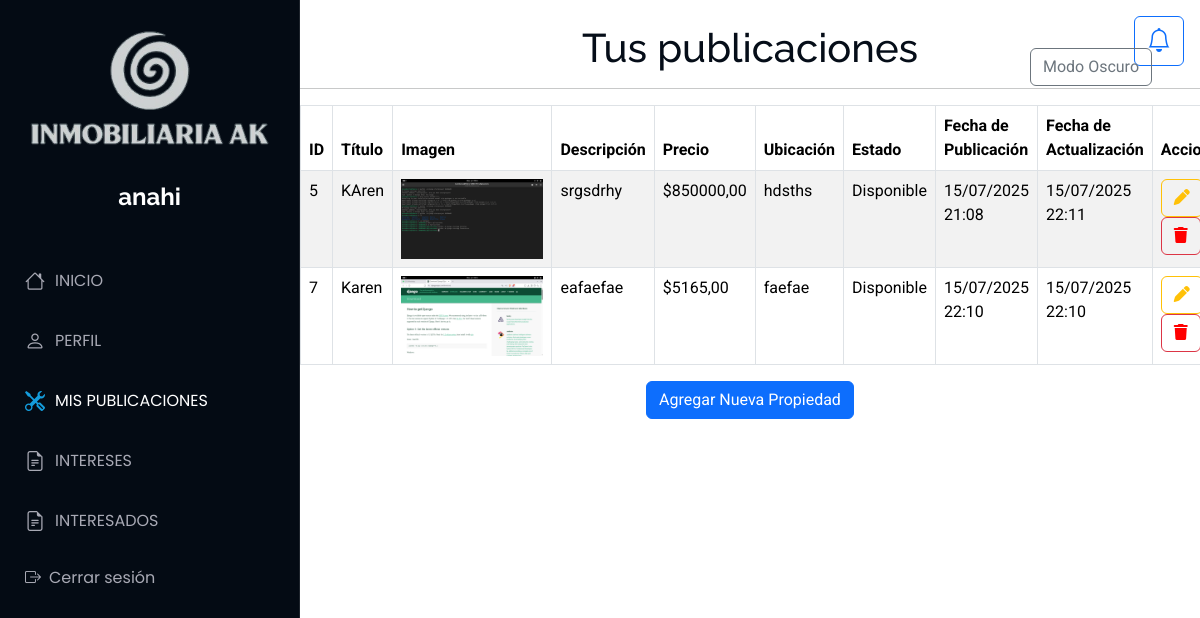
The page /Publicaciones/iniciopu (signed in) on the database as committed earlier.
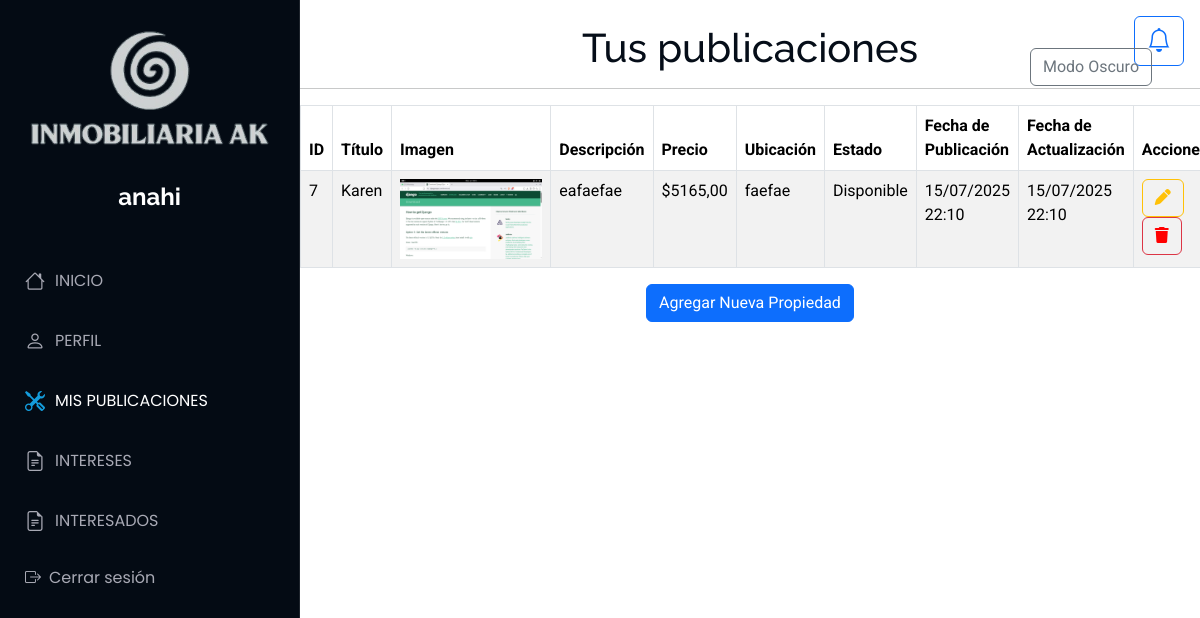
The same page on the database as committed later.
### Aplicaciones/Publicaciones/models.py (models this page shows)
class Propiedad(models.Model):
    id_propiedad = models.AutoField(primary_key=True)
    titulo = models.CharField(max_length=200)
    imagen = models.FileField(upload_to='propiedades/')
    descripcion = models.TextField()
    precio = models.DecimalField(max_digits=12, decimal_places=2)
    ubicacion=models.CharField(max_length=200,null=True,blank=True)
    usuario = models.ForeignKey(Usuario, on_delete=models.CASCADE)
    latitud = models.DecimalField(max_digits=9, decimal_places=7)
    longitud = models.DecimalField(max_digits=10, decimal_places=7)
    estado = models.CharField(max_length=50)
    fecha_publicacion = models.DateTimeField(auto_now_add=True)
    fecha_actualizacion = models.DateTimeField(auto_now=True,null=True,blank=True)

### Aplicaciones/Publicaciones/views.py (the view)
# urls.py: path('iniciopu',views.inicio,name='iniciopu'),
def inicio(request):
    usuario_actual = Usuario.objects.get(id=request.session['usuario_id'])
    listado_propiedades = Propiedad.objects.filter(usuario=usuario_actual)
    return render(request, "iniciopu.html", {'propiedades': listado_propiedades})

### Aplicaciones/Publicaciones/templates/iniciopu.html (shortened to what this page needs)
{% extends 'plantilla.html' %}
{% load static %}
{% block body %}
<main>
    <br>
<h1 class="text-center">Tus publicaciones</h1>
<hr>
<table class="table table-bordered table-striped table-hover">
    <thead>
        <tr>
            <th>ID</th>
            <th>Título</th>
            <th>Imagen</th>
            <th>Descripción</th>
            <th>Precio</th>
            <th>Ubicación</th>
            <th>Estado</th>
            <th>Fecha de Publicación</th>
            <th>Fecha de Actualización</th>
            <th>Acciones</th>
        </tr>
    </thead>
    <tbody>
        {% for propiedad in propiedades %}
        <tr>
            <td>{{propiedad.id_propiedad}}</td>
            <td>{{ propiedad.titulo }}</td>
            <td>
                {% if propiedad.imagen %}
                    <img src="{{propiedad.imagen.url}}" alt="" height="80px">
                {% else %}
                    Ninguna
                {% endif %}
            </td>
            <td>{{ propiedad.descripcion|truncatewords:10 }}</td>
            <td>${{ propiedad.precio }}</td>
            <td>{{ propiedad.ubicacion }}</td>
            <td>{{ propiedad.estado }}</td>
            <td>{{ propiedad.fecha_publicacion|date:"d/m/Y H:i" }}</td>
            <td>{{ propiedad.fecha_actualizacion|date:"d/m/Y H:i" }}</td>
            <td>
                <a href="editarPropiedad/{{propiedad.id_propiedad}}" class="btn btn-outline-warning">
                    <i class="fa fa-pen"></i></a>
                <a style="color: red;" href="#" onclick="confirmarEliminacion('{{ propiedad.id_propiedad }}')" class="btn btn-outline-danger"><i class="fa fa-trash"></i></a>
            </td>
        </tr>
        {% endfor %}
    </tbody>
</table>
<div class="text-center">
    <a href="nuevaPropiedad" class="btn btn-primary">
        Agregar Nueva Propiedad
    </a>
</div>
<br>
<br>
</main>
{% endblock %}

Rows that differ between the two databases and show on the page:
removed Propiedad: id_propiedad "5", titulo "KAren", imagen (picture), descripcion "srgsdrhy", precio "850000,00", ubicacion "hdsths", estado "Disponible", fecha_publicacion "15/07/2025 21:08", fecha_actualizacion "15/07/2025 22:11"
